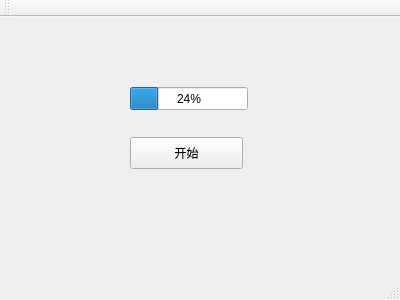
<?xml version="1.0" encoding="UTF-8"?>
<ui version="4.0">
 <class>MainWindow</class>
 <widget class="QMainWindow" name="MainWindow">
  <property name="geometry">
   <rect>
    <x>0</x>
    <y>0</y>
    <width>400</width>
    <height>300</height>
   </rect>
  </property>
  <property name="windowTitle">
   <string>MainWindow</string>
  </property>
  <widget class="QWidget" name="centralWidget">
   <widget class="QProgressBar" name="progressBar">
    <property name="geometry">
     <rect>
      <x>130</x>
      <y>70</y>
      <width>118</width>
      <height>23</height>
     </rect>
    </property>
    <property name="value">
     <number>24</number>
    </property>
   </widget>
   <widget class="QPushButton" name="pushButton">
    <property name="geometry">
     <rect>
      <x>130</x>
      <y>120</y>
      <width>113</width>
      <height>32</height>
     </rect>
    </property>
    <property name="text">
     <string>开始</string>
    </property>
   </widget>
  </widget>
  <widget class="QMenuBar" name="menuBar">
   <property name="geometry">
    <rect>
     <x>0</x>
     <y>0</y>
     <width>400</width>
     <height>22</height>
    </rect>
   </property>
  </widget>
  <widget class="QToolBar" name="mainToolBar">
   <attribute name="toolBarArea">
    <enum>TopToolBarArea</enum>
   </attribute>
   <attribute name="toolBarBreak">
    <bool>false</bool>
   </attribute>
  </widget>
  <widget class="QStatusBar" name="statusBar"/>
 </widget>
 <layoutdefault spacing="6" margin="11"/>
 <resources/>
 <connections/>
</ui>
